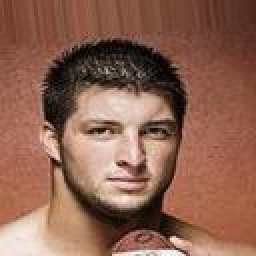
#> input picture dataSetA_10k/000244.jpg, 128 x 128 px, found by its file name (shown 2 times larger); its folder holds only this picture in this run
$ python crop_face.py
#> lines starting #> are read from the running program, lines starting #| are printed output that depends on the picture
import cv2
import os
from pathlib import Path

# Paths
input_folder = '/home/shirwee/documents/aps360-project/data/dataSetA_10k'
output_folder = '/home/shirwee/documents/aps360-project/data/dataSetA_10k_cropped'
haar_cascade_path = '/home/shirwee/documents/aps360-project/haarcascade_frontalface_default.xml'

# Create the output folder if it doesn't exist
Path(output_folder).mkdir(parents=True, exist_ok=True)

# Load the Haar Cascade Classifier
face_cascade = cv2.CascadeClassifier(haar_cascade_path)

# Function to crop faces
def crop_and_resize_faces(image_path, output_path, size=(128, 128)):
#> called with size = (128, 128)
    image = cv2.imread(image_path)
#> image is the input picture: shape (128, 128, 3); mean B, G, R 81, 98.3, 141.7
    gray = cv2.cvtColor(image, cv2.COLOR_BGR2GRAY)
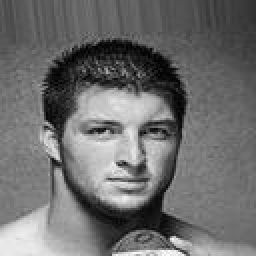
#> gray: shape (128, 128) (shown 2 times larger); min 0, max 254, mean 109.3
    faces = face_cascade.detectMultiScale(gray, scaleFactor=1.1, minNeighbors=5, minSize=(30, 30))
#> faces = [[30, 41, 64, 64]]

    # If at least one face is detected
    for (x, y, w, h) in faces:
        # Crop the face
        face = image[y:y+h, x:x+w]
        # Resize the face
        face_resized = cv2.resize(face, size)
        # Save the cropped and resized face
        cv2.imwrite(output_path, face_resized)
        break  # Save only the first detected face
#> this loop made 1 pass
#> pass 1, in crop_and_resize_faces, `face = image[y:y+h, x:x+w]`:
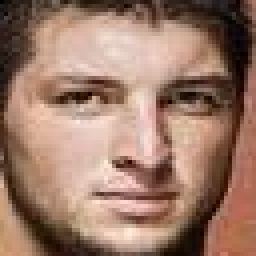
#> face: shape (64, 64, 3) (shown 4 times larger); mean B, G, R 105, 121.7, 155.9
#> pass 1, in crop_and_resize_faces, `face_resized = cv2.resize(face, size)`:
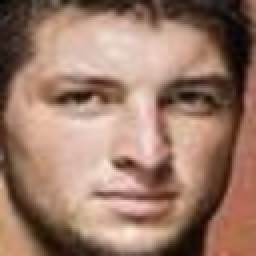
#> face_resized: shape (128, 128, 3) (shown 2 times larger); mean B, G, R 105, 121.7, 155.9

# Process all images in the input folder
for filename in os.listdir(input_folder):
    if filename.lower().endswith(('.png', '.jpg', '.jpeg')):
        input_path = os.path.join(input_folder, filename)
        output_path = os.path.join(output_folder, filename)
        crop_and_resize_faces(input_path, output_path)
        print(f"Cropped, resized, and saved face from {filename}")

print("Processing complete.")

$ run again, on dataSetA_10k/000964.jpg
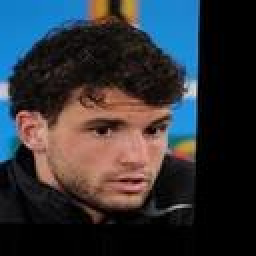
#> input picture dataSetA_10k/000964.jpg, 128 x 128 px, found by its file name (shown 2 times larger)
#> in crop_and_resize_faces, image is the input picture: shape (128, 128, 3); mean B, G, R 56.4, 50.8, 48.4
#> in crop_and_resize_faces, `gray = cv2.cvtColor(image, cv2.COLOR_BGR2GRAY)`:
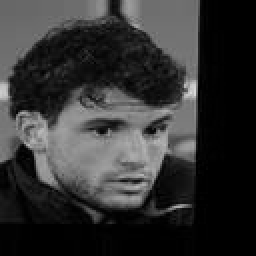
#> gray: shape (128, 128) (shown 2 times larger); min 0, max 220, mean 50.7
#> faces = [[32, 40, 66, 66]]
#> the loop in crop_and_resize_faces, `for (x, y, w, h) in faces:` made 1 pass
#> pass 1, in crop_and_resize_faces, `face_resized = cv2.resize(face, size)`:
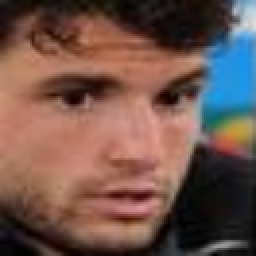
#> face_resized: shape (128, 128, 3) (shown 2 times larger); mean B, G, R 76.2, 84.3, 111.9

$ run again, on dataSetA_10k/000969.jpg
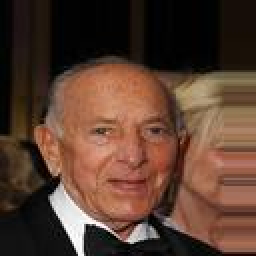
#> input picture dataSetA_10k/000969.jpg, 128 x 128 px, found by its file name (shown 2 times larger)
#> in crop_and_resize_faces, image is the input picture: shape (128, 128, 3); mean B, G, R 47.8, 61.7, 89.2
#> in crop_and_resize_faces, `gray = cv2.cvtColor(image, cv2.COLOR_BGR2GRAY)`:
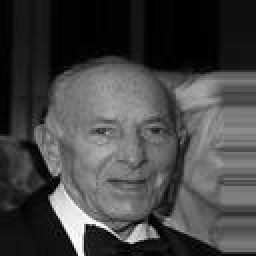
#> gray: shape (128, 128) (shown 2 times larger); min 0, max 255, mean 68.3
#> faces = [[32, 41, 62, 62]]
#> the loop in crop_and_resize_faces, `for (x, y, w, h) in faces:` made 1 pass
#> pass 1, in crop_and_resize_faces, `face = image[y:y+h, x:x+w]`:
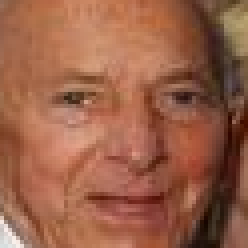
#> face: shape (62, 62, 3) (shown 4 times larger); mean B, G, R 72.1, 96.3, 153.6

$ run again, on dataSetA_10k/001251.jpg
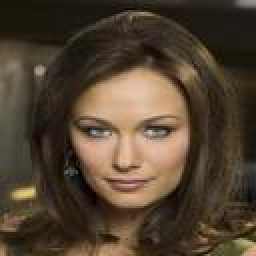
#> input picture dataSetA_10k/001251.jpg, 128 x 128 px, found by its file name (shown 2 times larger)
#> in crop_and_resize_faces, image is the input picture: shape (128, 128, 3); mean B, G, R 49.2, 66.3, 81.7
#> in crop_and_resize_faces, `gray = cv2.cvtColor(image, cv2.COLOR_BGR2GRAY)`:
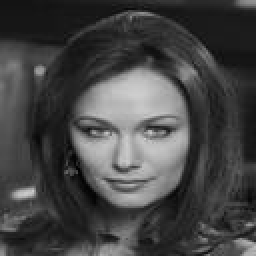
#> gray: shape (128, 128) (shown 2 times larger); min 1, max 206, mean 69
#> faces = [[31, 39, 67, 67]]
#> the loop in crop_and_resize_faces, `for (x, y, w, h) in faces:` made 1 pass
#> pass 1, in crop_and_resize_faces, `face_resized = cv2.resize(face, size)`:
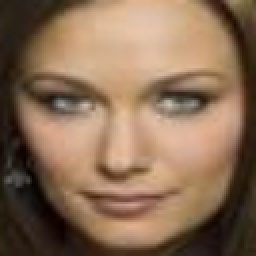
#> face_resized: shape (128, 128, 3) (shown 2 times larger); mean B, G, R 85, 109.1, 137.5

$ run again, on dataSetA_10k/000451.jpg
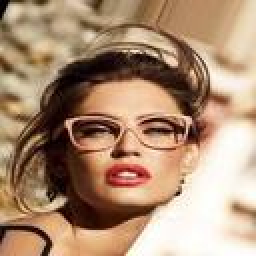
#> input picture dataSetA_10k/000451.jpg, 128 x 128 px, found by its file name (shown 2 times larger)
#> in crop_and_resize_faces, image is the input picture: shape (128, 128, 3); mean B, G, R 115.8, 141.7, 172.8
#> in crop_and_resize_faces, `gray = cv2.cvtColor(image, cv2.COLOR_BGR2GRAY)`:
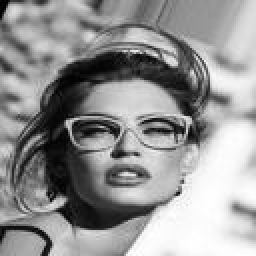
#> gray: shape (128, 128) (shown 2 times larger); min 1, max 255, mean 148
#> faces = [[30, 38, 69, 69]]
#> the loop in crop_and_resize_faces, `for (x, y, w, h) in faces:` made 1 pass
#> pass 1, in crop_and_resize_faces, `face_resized = cv2.resize(face, size)`:
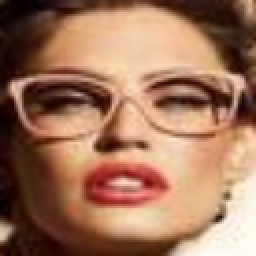
#> face_resized: shape (128, 128, 3) (shown 2 times larger); mean B, G, R 90.2, 115.3, 158.6
